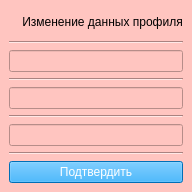
<?xml version="1.0" encoding="UTF-8"?>
<ui version="4.0">
 <class>choose</class>
 <widget class="QMainWindow" name="choose">
  <property name="geometry">
   <rect>
    <x>0</x>
    <y>0</y>
    <width>190</width>
    <height>192</height>
   </rect>
  </property>
  <property name="windowTitle">
   <string>MainWindow</string>
  </property>
  <property name="styleSheet">
   <string notr="true">background-color: rgb(255, 197, 192);
color: rgb(255, 255, 255);</string>
  </property>
  <widget class="QWidget" name="centralwidget">
   <layout class="QVBoxLayout" name="verticalLayout_2">
    <item>
     <widget class="QLabel" name="label">
      <property name="styleSheet">
       <string notr="true">color: rgb(0, 0, 0);</string>
      </property>
      <property name="text">
       <string>    Изменение данных профиля</string>
      </property>
     </widget>
    </item>
    <item>
     <widget class="Line" name="line">
      <property name="orientation">
       <enum>Qt::Horizontal</enum>
      </property>
     </widget>
    </item>
    <item>
     <widget class="QLineEdit" name="lineEdit"/>
    </item>
    <item>
     <widget class="Line" name="line_2">
      <property name="orientation">
       <enum>Qt::Horizontal</enum>
      </property>
     </widget>
    </item>
    <item>
     <widget class="QLineEdit" name="lineEdit_2"/>
    </item>
    <item>
     <widget class="Line" name="line_3">
      <property name="orientation">
       <enum>Qt::Horizontal</enum>
      </property>
     </widget>
    </item>
    <item>
     <widget class="QLineEdit" name="lineEdit_3"/>
    </item>
    <item>
     <widget class="Line" name="line_4">
      <property name="orientation">
       <enum>Qt::Horizontal</enum>
      </property>
     </widget>
    </item>
    <item>
     <widget class="QPushButton" name="pushButton_7">
      <property name="styleSheet">
       <string notr="true">background-color: rgb(0, 156, 255);</string>
      </property>
      <property name="text">
       <string>Подтвердить</string>
      </property>
     </widget>
    </item>
   </layout>
  </widget>
 </widget>
 <resources/>
 <connections/>
</ui>
